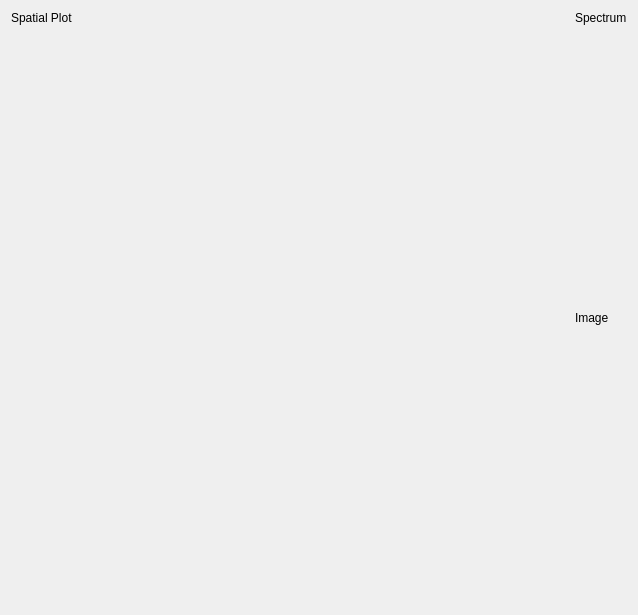
<?xml version="1.0" encoding="UTF-8"?>
<ui version="4.0">
 <class>ImportImage</class>
 <widget class="QWidget" name="ImportImage">
  <property name="geometry">
   <rect>
    <x>0</x>
    <y>0</y>
    <width>638</width>
    <height>615</height>
   </rect>
  </property>
  <property name="windowTitle">
   <string>Import Image</string>
  </property>
  <layout class="QGridLayout" name="gridLayout">
   <item row="0" column="0">
    <widget class="QLabel" name="label">
     <property name="sizePolicy">
      <sizepolicy hsizetype="Preferred" vsizetype="Minimum">
       <horstretch>0</horstretch>
       <verstretch>0</verstretch>
      </sizepolicy>
     </property>
     <property name="text">
      <string>Spatial Plot</string>
     </property>
    </widget>
   </item>
   <item row="0" column="2" rowspan="3">
    <layout class="QVBoxLayout" name="verticalLayout">
     <item>
      <widget class="QLabel" name="label_2">
       <property name="sizePolicy">
        <sizepolicy hsizetype="Preferred" vsizetype="Minimum">
         <horstretch>0</horstretch>
         <verstretch>0</verstretch>
        </sizepolicy>
       </property>
       <property name="text">
        <string>Spectrum</string>
       </property>
      </widget>
     </item>
     <item>
      <widget class="QWidget" name="spectrum_plot_widget" native="true">
       <property name="sizePolicy">
        <sizepolicy hsizetype="Preferred" vsizetype="Expanding">
         <horstretch>0</horstretch>
         <verstretch>0</verstretch>
        </sizepolicy>
       </property>
      </widget>
     </item>
     <item>
      <widget class="QLabel" name="label_3">
       <property name="sizePolicy">
        <sizepolicy hsizetype="Preferred" vsizetype="Minimum">
         <horstretch>0</horstretch>
         <verstretch>0</verstretch>
        </sizepolicy>
       </property>
       <property name="text">
        <string>Image</string>
       </property>
      </widget>
     </item>
     <item>
      <widget class="QWidget" name="image_widget" native="true">
       <property name="sizePolicy">
        <sizepolicy hsizetype="Preferred" vsizetype="Expanding">
         <horstretch>0</horstretch>
         <verstretch>0</verstretch>
        </sizepolicy>
       </property>
      </widget>
     </item>
    </layout>
   </item>
   <item row="1" column="0" colspan="2">
    <widget class="QWidget" name="spatial_plot_widget" native="true">
     <property name="sizePolicy">
      <sizepolicy hsizetype="Expanding" vsizetype="Expanding">
       <horstretch>1</horstretch>
       <verstretch>0</verstretch>
      </sizepolicy>
     </property>
     <property name="toolTip">
      <string>&lt;html&gt;&lt;head/&gt;&lt;body&gt;&lt;p&gt;Rotate the image until you see a single thin vertical spike&lt;/p&gt;&lt;/body&gt;&lt;/html&gt;</string>
     </property>
    </widget>
   </item>
   <item row="2" column="0" colspan="2">
    <widget class="QLabel" name="delta_label">
     <property name="text">
      <string/>
     </property>
    </widget>
   </item>
  </layout>
 </widget>
 <resources/>
 <connections/>
</ui>
